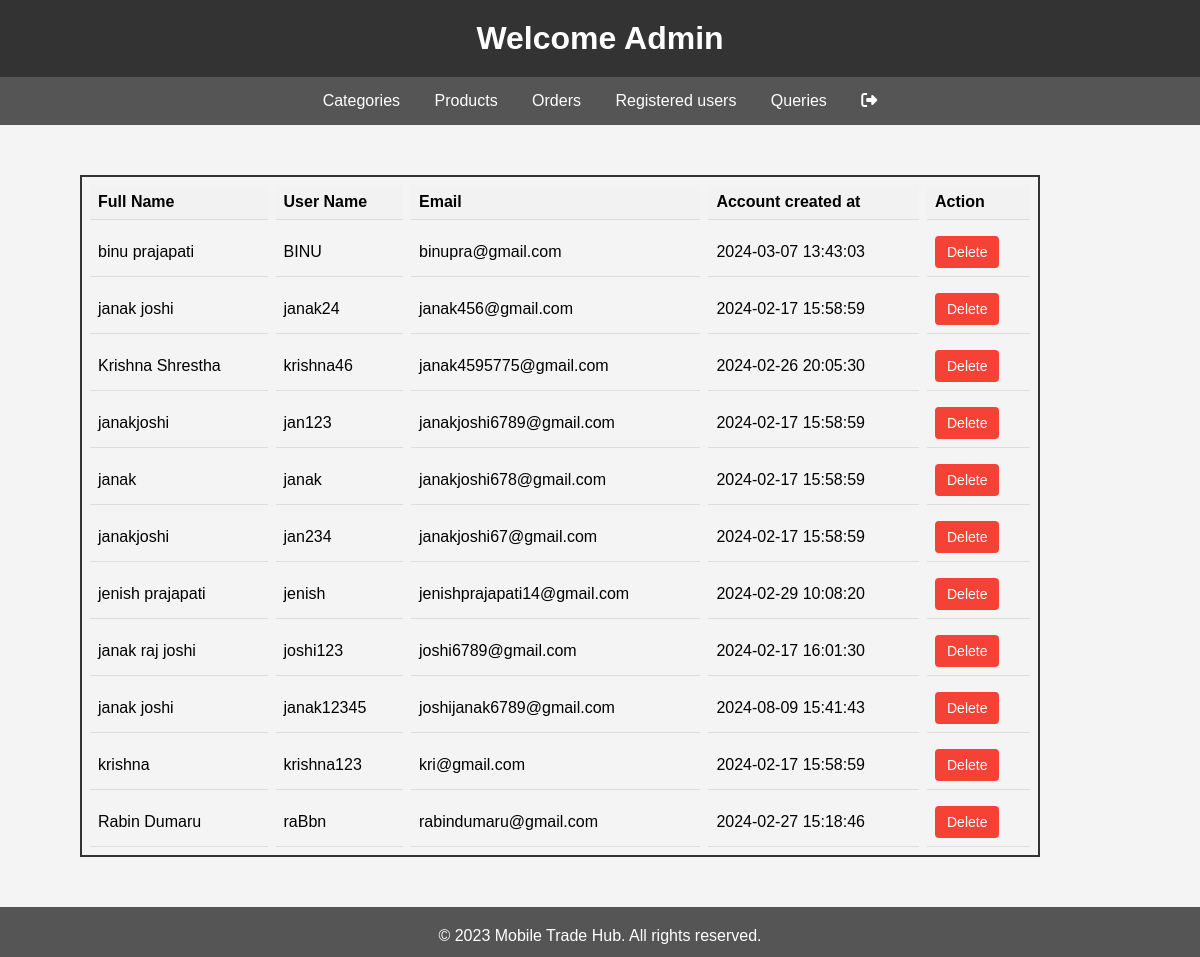
/admin/users.php, run on the app's committed database.
### tables this page shows
CREATE TABLE `registered_users` (
  `id` int(10) NOT NULL,
  `full_name` varchar(100) NOT NULL,
  `username` varchar(100) NOT NULL,
  `email` varchar(100) NOT NULL,
  `password` varchar(100) NOT NULL,
  `created_at` datetime NOT NULL DEFAULT current_timestamp()
);

### admin/users.php (the view, shortened to what this page needs)
<?php
include("top.php");
?>
<!DOCTYPE html>
<html lang="en">
<head>
    <link rel="stylesheet" href="..\css\style5.css">
</head>
<body>
<?php
include("connection.php");
$query = "SELECT * FROM `registered_users`";
$result = mysqli_query($con, $query);
if ($result) {
    echo '<table>';
    echo '<tr><th>Full Name</th><th>User Name</th><th>Email</th><th>Account created at</th><th>Action</th></tr>';
    while ($row = mysqli_fetch_assoc($result)) {
        echo '<tr>';
        echo '<td>' . $row['full_name'] . '</td>';
        echo '<td>' . $row['username'] . '</td>';
        echo '<td>' . $row['email'] . '</td>';
        echo '<td>' . $row['created_at'] . '</td>';
        echo '<td>';
        echo '<form method="POST" onsubmit="return confirm(\'Are you sure you want to delete this record?\');">';
        echo '<button type="submit" class="delete-button">Delete</button>';
        echo '</form>';
        echo '</td>';
        echo '</tr>';
    }
    echo '</table>';
} else {
    echo "Error in fetching data: " . mysqli_error($con);
}
?>
<?php
include("bottom.php");
?>
</body>
</html>

### css/style.css (style rules this page uses)
* { margin: 0; padding: 0; box-sizing: border-box; }
body { font-family: Arial, sans-serif; background-color: #f4f4f4; }

### css/style5.css (style rules this page uses)
table { margin-top: 50px; margin-bottom: 50px; margin-left: 80px; width: 80%; border-spacing: 8px; border: 2px solid #333; }
th, td { padding: 8px; text-align: left; border-bottom: 1px solid #ddd; }
th { background-color: #f2f2f2; }

### admin/users.php (style rules this page uses)
.delete-button { background-color: #f44336; color: white; border: none; padding: 8px 12px; text-align: center; text-decoration: none; display: inline-block; font-size: 14px; cursor: pointer; border-radius: 4px; }

### data on the page
registered_users: full_name "binu prajapati", username "BINU", email "binupra@gmail.com", created_at "2024-03-07 13:43:03"
registered_users: full_name "janak joshi", username "janak24", email "janak456@gmail.com", created_at "2024-02-17 15:58:59"
registered_users: full_name "Krishna Shrestha", username "krishna46", email "janak4595775@gmail.com", created_at "2024-02-26 20:05:30"
registered_users: full_name "janakjoshi", username "jan123", email "janakjoshi6789@gmail.com", created_at "2024-02-17 15:58:59"
registered_users: full_name "janak", username "janak", email "janakjoshi678@gmail.com", created_at "2024-02-17 15:58:59"
registered_users: full_name "janakjoshi", username "jan234", email "janakjoshi67@gmail.com", created_at "2024-02-17 15:58:59"
registered_users: full_name "jenish prajapati", username "jenish", email "jenishprajapati14@gmail.com", created_at "2024-02-29 10:08:20"
registered_users: full_name "janak raj joshi", username "joshi123", email "joshi6789@gmail.com", created_at "2024-02-17 16:01:30"
registered_users: full_name "janak joshi", username "janak12345", email "joshijanak6789@gmail.com", created_at "2024-08-09 15:41:43"
registered_users: full_name "krishna", username "krishna123", email "kri@gmail.com", created_at "2024-02-17 15:58:59"
registered_users: full_name "Rabin Dumaru", username "raBbn", email "rabindumaru@gmail.com", created_at "2024-02-27 15:18:46"
